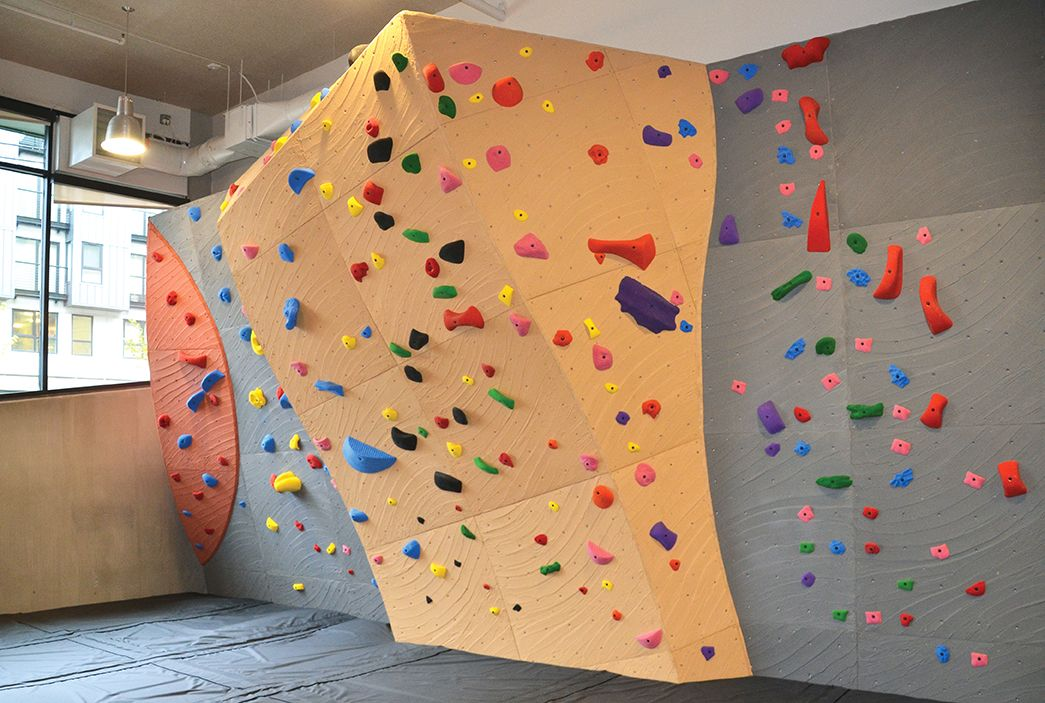
#> input picture images/test.jpg, 1045 x 703 px
$ python essentials_v2.py
#> lines starting #> are read from the running program, lines starting #| are printed output that depends on the picture; after the words box and inside, x2 and y2 are one past the last pixel; in counts of white or black regions, pixels touching at a corner belong together; long printed decimals are rounded
import cv2
import numpy as np


def preview(image, desc="test"):
    while 1:
        cv2.imshow(desc, image)
        if cv2.waitKey(10) & 0xFF == 27:
            break

    cv2.destroyAllWindows()


def rgb_to_hsv(rgb_arr):
    r = rgb_arr[0]
    g = rgb_arr[1]
    b = rgb_arr[2]
    r, g, b = r / 255.0, g / 255.0, b / 255.0
    mx = max(r, g, b)
    mn = min(r, g, b)
    df = mx - mn
    if mx == mn:
        h = 0
    elif mx == r:
        h = (60 * ((g - b) / df) + 360) % 360
    elif mx == g:
        h = (60 * ((b - r) / df) + 120) % 360
    elif mx == b:
        h = (60 * ((r - g) / df) + 240) % 360
    if mx == 0:
        s = 0
    else:
        s = df / mx
    v = mx
    return h/2, s*255, v


def get_rgb(img, pos_x, pos_y):
    cur_cols = []
    for i in range(pos_y - 2, pos_y + 3):
        if i < 0 or i == img.shape[0]:
            continue
        for j in range(pos_x - 2, pos_x + 3):
            if j < 0 or j == img.shape[1]:
                continue
            cur_cols.append(np.flip(img[i, j]))
    cur_cols = np.vstack(cur_cols)
    return np.median(cur_cols, axis=0)


def increase_brightness(img, value=30):
    hsv = cv2.cvtColor(img, cv2.COLOR_BGR2HSV)
    h, s, v = cv2.split(hsv)
    lim = 255 - value
    v[v > lim] = 255
    v[v <= lim] += value
    final_hsv = cv2.merge((h, s, v))
    img = cv2.cvtColor(final_hsv, cv2.COLOR_HSV2BGR)
    return img


def decrease_brightness(img, value=30):
    hsv = cv2.cvtColor(img, cv2.COLOR_BGR2HSV)
    h, s, v = cv2.split(hsv)
    lim = value
    v[v < lim] = 0
    v[v >= lim] -= value
    final_hsv = cv2.merge((h, s, v))
    img = cv2.cvtColor(final_hsv, cv2.COLOR_HSV2BGR)
    return img


def increase_saturation(img, value=30):
    hsv = cv2.cvtColor(img, cv2.COLOR_BGR2HSV)
    h, s, v = cv2.split(hsv)
    lim = 255 - value
    s[s > lim] = 255
    s[s <= lim] += value
    final_hsv = cv2.merge((h, s, v))
    img = cv2.cvtColor(final_hsv, cv2.COLOR_HSV2BGR)
    return img


def decrease_saturation(img, value=30):
    hsv = cv2.cvtColor(img, cv2.COLOR_BGR2HSV)
    h, s, v = cv2.split(hsv)
    lim = value
    s[s < lim] = 0
    s[s >= lim] -= value
    final_hsv = cv2.merge((h, s, v))
    img = cv2.cvtColor(final_hsv, cv2.COLOR_HSV2BGR)
    return img


# This function takes an image, x, and y coordinates as input and returns a binary mask that highlights a region
# around the selected color.
def create_mask(im, x, y, mask_kernel_sizes=None, n_color=11):
    # inputs
    # im = cv2.imread('images/test.jpg')
    # x = 637
    # y = 302

    print('bgr')
    print(im[x,y,:])
    if mask_kernel_sizes is None:
        mask_kernel_sizes = [2, 15, 30]

    # Create a lookup table for the hue values
    num_colors = n_color  # Hue bins
    hue_scale = np.linspace(0, 255, num_colors + 1).astype(np.uint8)  # see botto
    hue_lut = np.zeros((1, 256), dtype=np.uint8)
    i = 0
    for i in range(num_colors):
        hue_lut[0, hue_scale[i]:hue_scale[i + 1]] = i * (256 // num_colors)
    hue_lut[0, 255] = i * (256 // num_colors)

    print(num_colors)
    print(hue_scale)
    print(hue_lut)

    # get color from a given coordinate
    selected_rgb = get_rgb(im, x, y)
    print('rgb')
    print(selected_rgb)
    selected_hsv = rgb_to_hsv(selected_rgb)
    print('hsv')
    print(selected_hsv)
    selected_h = selected_hsv[0]
    print(f"selected h: {selected_h}")
    selected_color = hue_lut[0, int(selected_h + 0.5)]
    print(f"h converted to discrete color: {selected_color}")
    selected_s = selected_hsv[1]
    selected_v = selected_hsv[2]

    # convert the input image to hsv
    hsv_im = cv2.cvtColor(im, cv2.COLOR_BGR2HSV)
    # preview(hsv_im, desc="HSV")
    cv2.imwrite("test_hsv.jpg", hsv_im)

    # Apply the hue LUT to the hue channel of the image
    hue_channel = hsv_im[:, :, 0]
    print(hue_channel)
    cv2.imwrite("hue_channel.jpg", hue_channel)
    hue_discretized = cv2.LUT(hue_channel, hue_lut)
    print(hue_discretized)
    print(hue_discretized[0,0])
    print(hue_discretized[0,hue_discretized.shape[1]-1])
    print(hue_discretized[hue_discretized.shape[0]-1,0])
    cv2.imwrite("hue_discretized.jpg", hue_discretized)
    hsv_im[:, :, 0] = hue_discretized
    cv2.imwrite("test_hsv_discrete.jpg", hsv_im)
    bgr = cv2.cvtColor(hsv_im, cv2.COLOR_HSV2BGR)
    # preview(bgr, desc="BGR discrete colors")
    print(hsv_im[x, y, :])
    cv2.imwrite("test_discrete.jpg", bgr)

    # Create mask
    low_h = selected_color - 1 if selected_color > 0 else 0
    high_h = selected_color + 1 if selected_color < 179 else 179
    high_s = int(np.ceil(selected_s/50.0)) * 50
    low_s = high_s - 50
    high_v = 50 if selected_v < 0.3 else 255
    if high_v == 50:
        high_s = 100
        low_s = 0
    print(f"low h = {low_h}, high h = {high_h}")
    print(f"high s = {high_s}")
    print(f"high v = {high_v}")

    mask = cv2.inRange(hsv_im, np.array([low_h, low_s, 0]), np.array([high_h, high_s, high_v]))

    # Mask processing
    # Open: erosion then dilation - to remove tiny spots else where
    d1 = mask_kernel_sizes[0]
    kernel1 = cv2.getStructuringElement(cv2.MORPH_ELLIPSE, (d1, d1))  # open
    mask = cv2.morphologyEx(mask, cv2.MORPH_OPEN, kernel1)
    # preview(mask, desc="mask open")

    # Close: dilation then erosion - to remove tiny spots inside the selected region
    d2 = mask_kernel_sizes[1]
    kernel2 = cv2.getStructuringElement(cv2.MORPH_ELLIPSE, (d2, d2))  # close
    mask = cv2.morphologyEx(mask, cv2.MORPH_CLOSE, kernel2)
    # preview(mask, desc="mask close")

    d3 = mask_kernel_sizes[2]
    kernel3 = cv2.getStructuringElement(cv2.MORPH_ELLIPSE, (d3, d3))  # dilate
    mask = cv2.dilate(mask, kernel3, iterations=1)
    # preview(mask, desc="mask final")

    # create an inverse of the mask
    mask_inv = cv2.bitwise_not(mask)

    # Filter only the selected color from the original image
    res = cv2.bitwise_and(im, im, mask=mask)
    # preview(res)

    background = decrease_brightness(im, value=50)
    background = increase_saturation(background, value=50)
    gray_bg = cv2.cvtColor(background, cv2.COLOR_BGR2GRAY)
    background = cv2.bitwise_and(gray_bg, gray_bg, mask=mask_inv)
    # preview(background, desc="background")

    # convert the one channelled grayscale background to a three channelled image
    background = np.stack((background,)*3, axis=-1)

    # add the foreground and the background
    out = cv2.add(res, background)
    # preview(out)

    return mask, out


if __name__ == '__main__':
    im = cv2.imread('images/test.jpg')
#> im is the input picture: shape (703, 1045, 3); mean B, G, R 115.3, 137, 162.5
    y = 292
    x = 631
    print(f"x={x}, y={y}")
    _, out = create_mask(im, x, y)
#| [133 120 106]
#> after the loop in get_rgb, `for i in range(pos_y - 2, pos_y + 3):`: cur_cols = 25 items, first 6: [68, 41, 82], [69, 42, 83], [71, 44, 85], [76, 48, 89], [70, 42, 83], [67, 40, 81]
#> in get_rgb, `cur_cols = np.vstack(cur_cols)`: cur_cols = 25 rows, first 8: [68, 41, 82], [69, 42, 83], [71, 44, 85], [76, 48, 89], [70, 42, 83], [67, 40, 81], [69, 42, 83], [70, 43, 84]
#> in create_mask, `selected_rgb = get_rgb(im, x, y)`: selected_rgb = [69, 41, 82]
#| [69. 41. 82.]
#> in rgb_to_hsv, `r = rgb_arr[0]`: r = 69
#> in rgb_to_hsv, `g = rgb_arr[1]`: g = 41
#> in rgb_to_hsv, `b = rgb_arr[2]`: b = 82
#> in rgb_to_hsv, `r, g, b = r / 255.0, g / 255.0, b / 255.0`: r = 0.271; g = 0.161; b = 0.322
#> in rgb_to_hsv, `mn = min(r, g, b)`: mn = 0.161
#> in rgb_to_hsv, `h = (60 * ((r - g) / df) + 240) % 360`: h = 281
#> in rgb_to_hsv, `s = df / mx`: s = 0.5
#> in rgb_to_hsv, `v = mx`: v = 0.322
#> in create_mask, `selected_hsv = rgb_to_hsv(selected_rgb)`: selected_hsv = (140.5, 127.5, 0.322)
#| (140.488, 127.5, 0.3216)
#> in create_mask, `selected_h = selected_hsv[0]`: selected_h = 140.5
#| selected h: 140.488
#> in create_mask, `selected_color = hue_lut[0, int(selected_h + 0.5)]`: selected_color = 138
#| h converted to discrete color: 138
#> in create_mask, `selected_s = selected_hsv[1]`: selected_s = 127.5
#> in create_mask, `selected_v = selected_hsv[2]`: selected_v = 0.322
#> in create_mask, `hsv_im = cv2.cvtColor(im, cv2.COLOR_BGR2HSV)`: hsv_im: shape (703, 1045, 3); mean H, S, V 33.5, 77.8, 166.9
#> (printed output is left out)
#> (printed output is left out)
#| 0
#| 69
#| 92
#> in create_mask, `hsv_im[:, :, 0] = hue_discretized`: hsv_im: shape (703, 1045, 3); mean H, S, V 20.4, 77.8, 166.9
#> in create_mask, `bgr = cv2.cvtColor(hsv_im, cv2.COLOR_HSV2BGR)`:
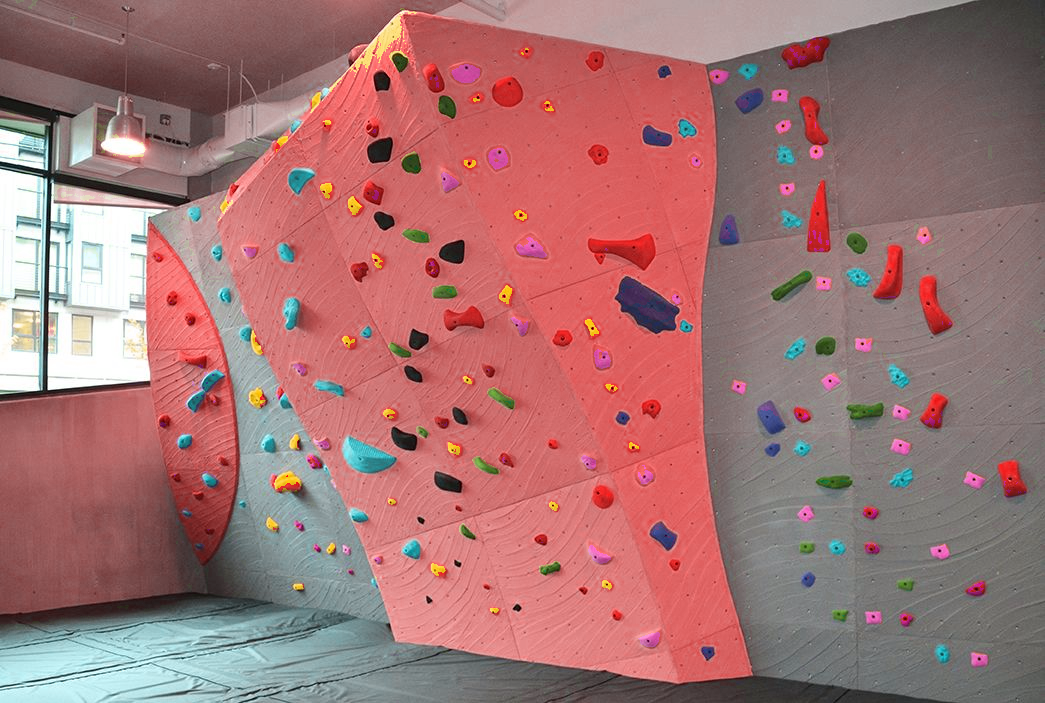
#> bgr: shape (703, 1045, 3); mean B, G, R 115.5, 115.7, 162.5
#| [ 92  52 133]
#> in create_mask, `low_h = selected_color - 1 if selected_color > 0 else 0`: low_h = 137
#> in create_mask, `high_h = selected_color + 1 if selected_color < 179 else 179`: high_h = 139
#> in create_mask, `high_s = int(np.ceil(selected_s/50.0)) * 50`: high_s = 150
#> in create_mask, `low_s = high_s - 50`: low_s = 100
#> in create_mask, `high_v = 50 if selected_v < 0.3 else 255`: high_v = 255
#| low h = 137, high h = 139
#| high s = 150
#| high v = 255
#> in create_mask, `mask = cv2.inRange(hsv_im, np.array([low_h, low_s, 0]), np.array([high..`:
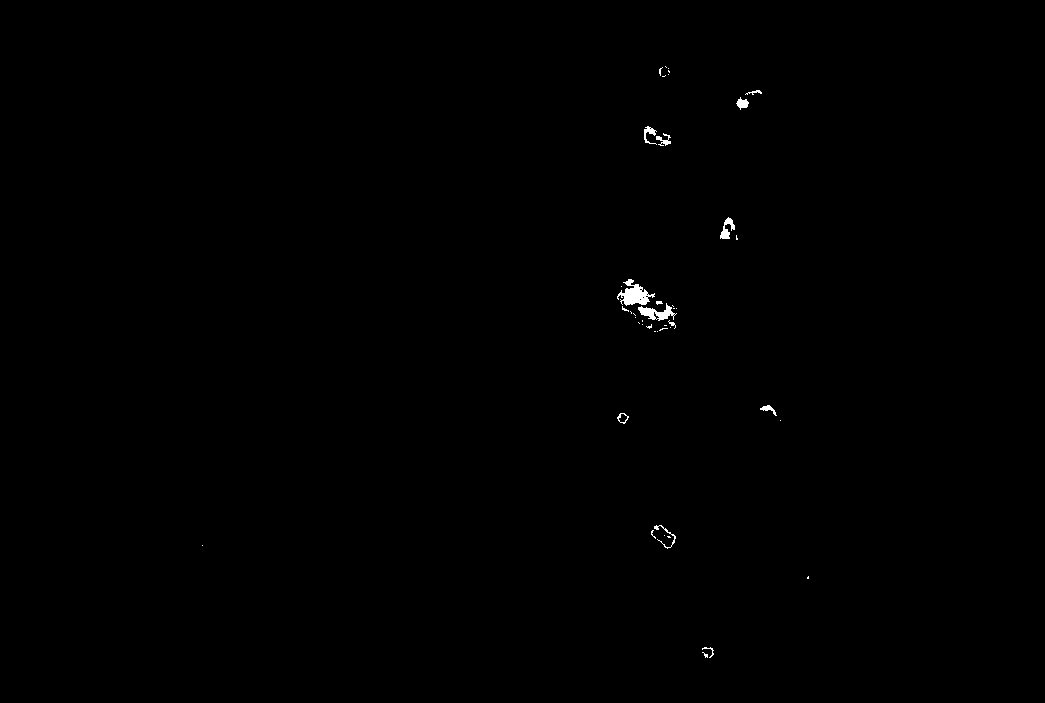
#> mask: shape (703, 1045); 0.23% white; 44 white regions (31 under 20 px), largest, box (x1, y1, x2, y2) and area: (617, 279, 655, 306) 492, (638, 303, 677, 321) 301, (720, 217, 735, 239) 159
#> in create_mask, `mask = cv2.morphologyEx(mask, cv2.MORPH_OPEN, kernel1)`: mask: shape (703, 1045); 0.2% white; 33 white regions (23 under 20 px), largest, box (x1, y1, x2, y2) and area: (618, 285, 656, 306) 432, (639, 306, 675, 322) 287, (721, 218, 736, 240) 160
#> in create_mask, `mask = cv2.morphologyEx(mask, cv2.MORPH_CLOSE, kernel2)`: mask: shape (703, 1045); 0.33% white; 10 white regions (2 under 20 px), largest, box (x1, y1, x2, y2) and area: (618, 280, 676, 332) 1416, (645, 127, 672, 146) 270, (721, 218, 739, 241) 248
#> in create_mask, `mask = cv2.dilate(mask, kernel3, iterations=1)`: mask: shape (703, 1045); 2.5% white; 10 white regions, largest, box (x1, y1, x2, y2) and area: (604, 266, 691, 347) 4757, (631, 113, 687, 161) 2135, (707, 204, 754, 256) 1942
#> in decrease_brightness, `v[v < lim] = 0`:
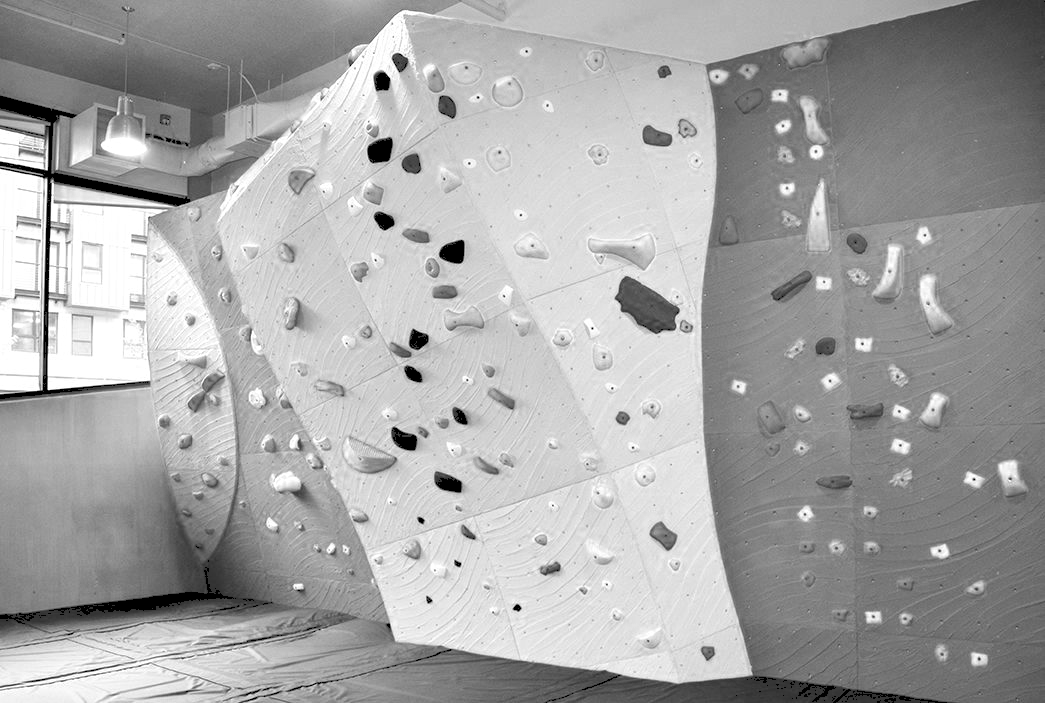
#> v: shape (703, 1045); min 0, max 255, mean 166.5
#> in decrease_brightness, `final_hsv = cv2.merge((h, s, v))`: final_hsv: shape (703, 1045, 3); mean H, S, V 33.5, 77.8, 117.1
#> in increase_saturation, `hsv = cv2.cvtColor(img, cv2.COLOR_BGR2HSV)`: hsv: shape (703, 1045, 3); mean H, S, V 32.8, 78.5, 117.1
#> in increase_saturation, `s[s > lim] = 255`:
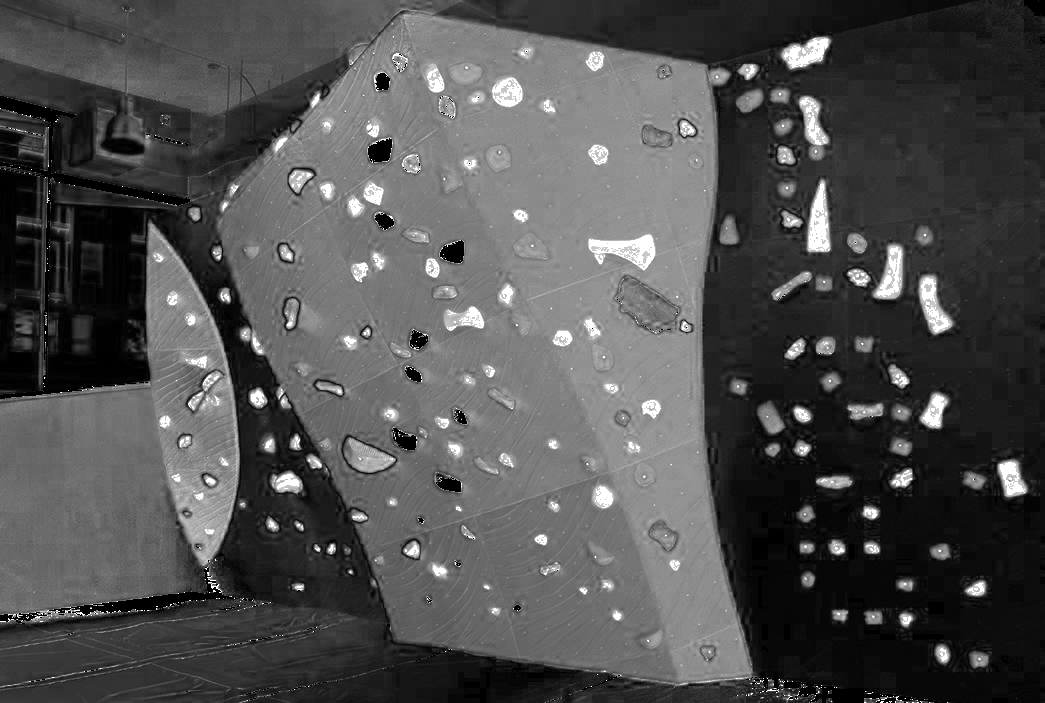
#> s: shape (703, 1045); min 0, max 255, mean 79
#> in increase_saturation, `final_hsv = cv2.merge((h, s, v))`: final_hsv: shape (703, 1045, 3); mean H, S, V 32.8, 128.3, 117.1
#> in increase_saturation, `img = cv2.cvtColor(final_hsv, cv2.COLOR_HSV2BGR)`:
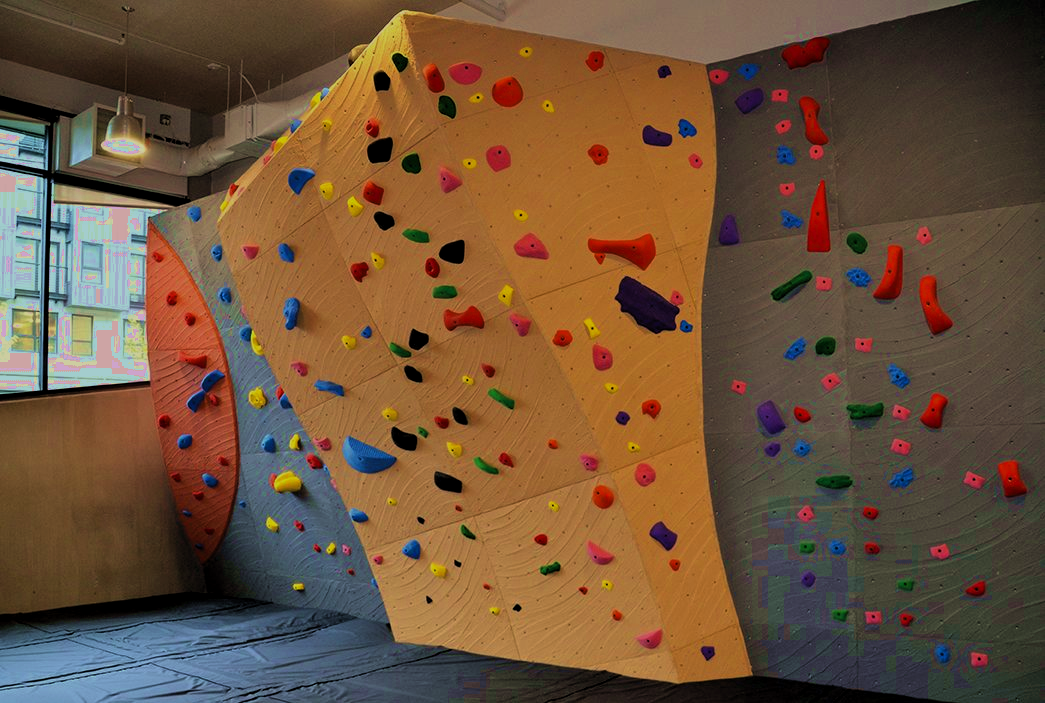
#> img: shape (703, 1045, 3); mean B, G, R 59.3, 82.9, 110
#> in create_mask, `out = cv2.add(res, background)`:
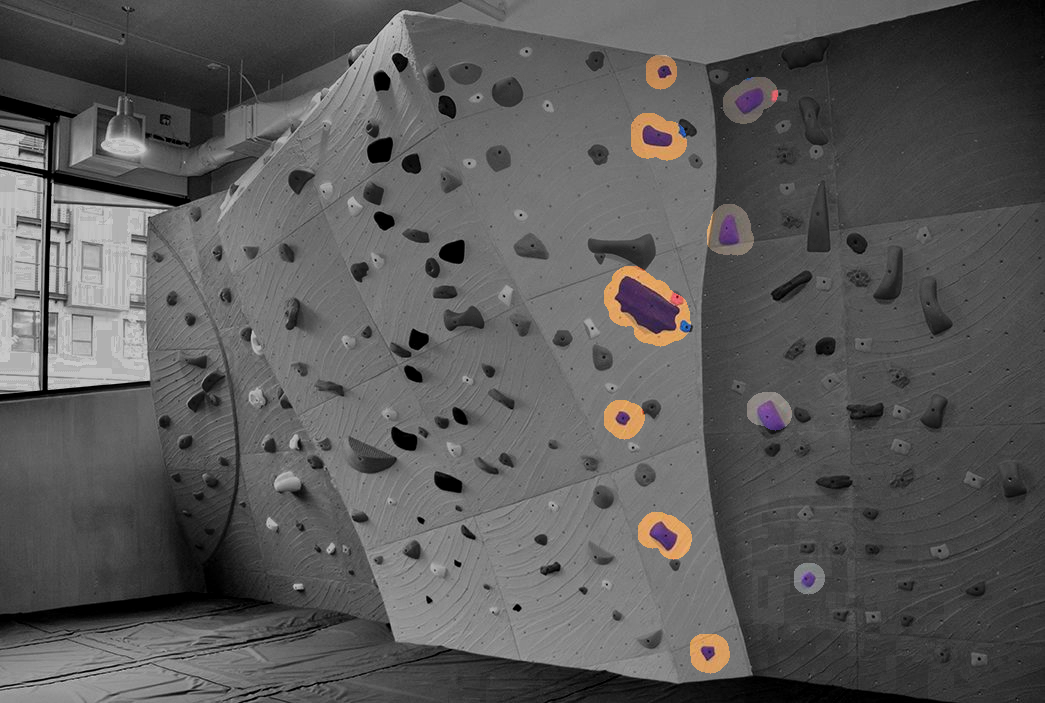
#> out: shape (703, 1045, 3); mean B, G, R 88.9, 89.3, 90.3
    cv2.imwrite("test_res_637_302.jpg", out)


"""
The reason for using the 0-179 range instead of the more common 0-360 range is that
OpenCV represents the hue values as 8-bit integers, which can only hold values from
0 to 255. By using the 0-179 range, OpenCV can represent the full range of hues using
just one byte per pixel, which makes it more efficient for image processing operations.
"""
